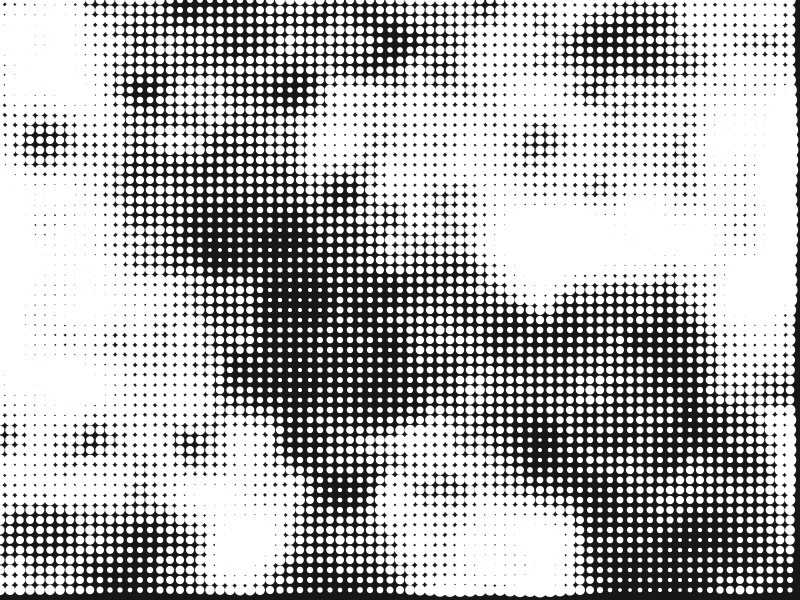
Frame 1 (no input)
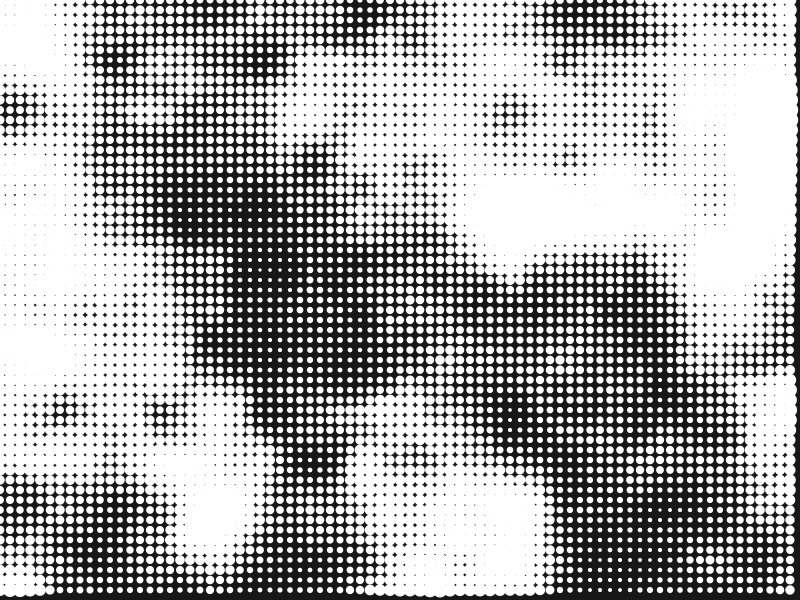
Frame 60 (the mouse pressed at the canvas centre just before this capture)
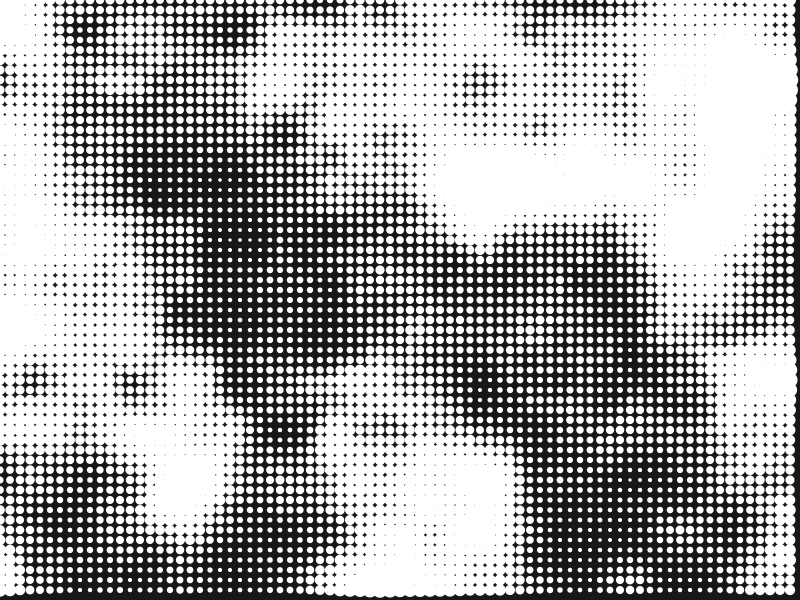
Frame 120 (the mouse held since frame 60 and released just before this capture)

The Processing sketch that drew these frames (run headless with seeded random() and noise(); from frame 60 on, the mouse is pressed at the canvas centre):

// Processing sketch: bloom
// ── bloom.pde
float noise_scale, noise_increment, noise_counter;
float size;


void setup() {
  size(800, 600);
  noise_scale = 0.01;
  noise_increment = 0.005;
  noise_counter = random(1000);
  size = 10;
  noiseDetail(8);
  noStroke();
}

void draw() {
  background(23);
  for (int i = 0; i < width; i += size) {
    for (int j = 0; j < height; j += size) {
      float noise_val = noise(i * noise_scale + noise_counter,
                              j * noise_scale + noise_counter);
      ellipse(i, j, noise_val * (size * 2), noise_val * (size * 2));
    }
  }

  noise_counter += noise_increment;
}
